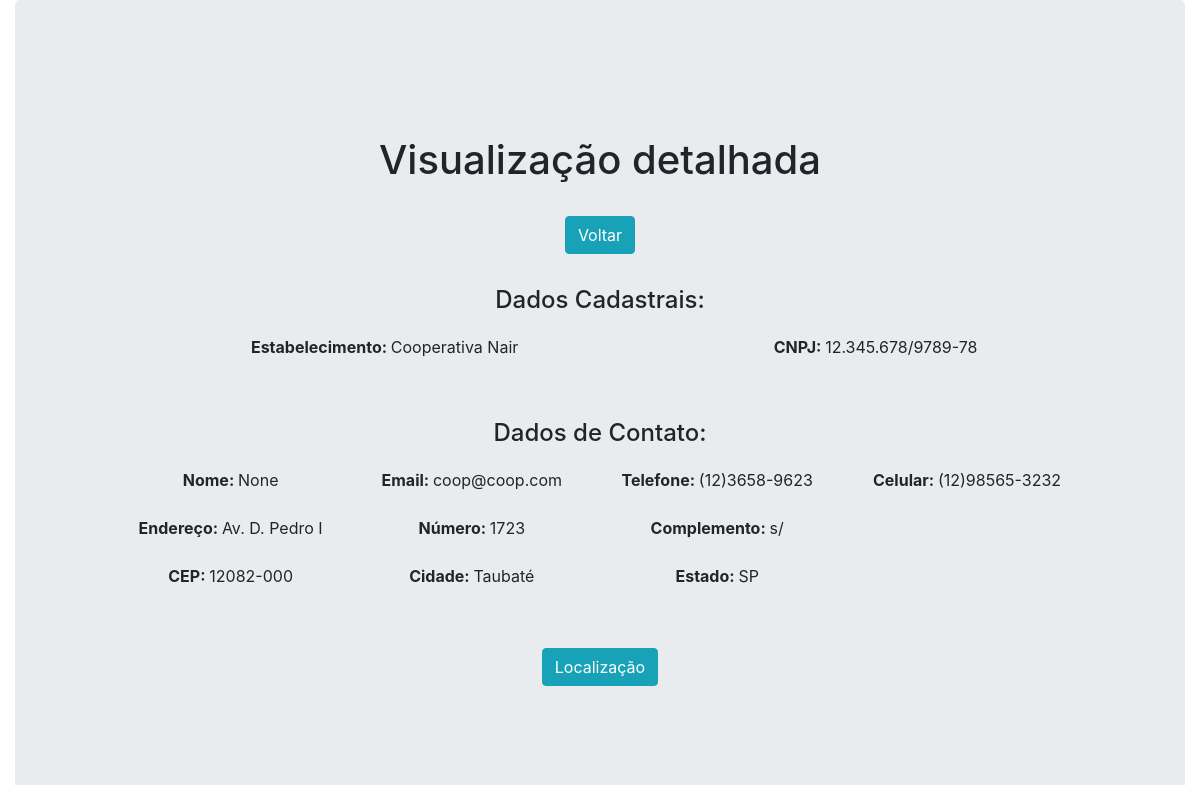
Screenshot of /view/2/ (signed in) with the database file from the repository.
### pji3g54app/models.py (models this page shows, shortened)
class Cadastro(models.Model):
    inputEmpresa = models.CharField(max_length=255, null=True, blank=True)
    inputCNPJ = models.CharField(max_length=18, null=True, blank=True)
    inputNome = models.CharField(max_length=255, null=True, blank=True)
    inputCPF = models.CharField(max_length=14, null=True, blank=True)
    inputEmail = models.EmailField(max_length=100, null=True, blank=True)
    inputTel = models.CharField(max_length=13, null=True, blank=True)
    inputCel = models.CharField(max_length=14, null=True, blank=True)
    inputAddress = models.CharField(max_length=255, null=True, blank=True)
    inputNumber = models.PositiveIntegerField(null=True, blank=True)
    inputAddress2 = models.CharField(max_length=100, null=True, blank=True)
    inputCEP = models.CharField(max_length=9, null=True, blank=True)
    inputCity = models.CharField(max_length=50, null=True, blank=True)
    inputEstado = models.CharField(max_length=20, null=True, blank=True)
    inputTipo = models.BooleanField(null=None, blank=None)
    inputPF = models.BooleanField(null=None, blank=None, default=False)

### pji3g54app/views.py (the view)
# urls.py: path('view/<int:pk>/', view, name='view'),
def view(request, pk):
    data = {}
    data['db'] = Cadastro.objects.get(pk=pk)
    return render(request, 'view.html', data)

### pji3g54app/templates/view.html (shortened to what this page needs)
<!DOCTYPE html>
{% extends 'main.html' %}
{% block content %}
    {% if request.user.is_authenticated %}
<div class="container col-12">
  <div class="jumbotron">
<div class="col-8 m-auto pt-2 pb-2 text-center">
      <h1>Visualização detalhada</h1>
  </div>
  <div class="col-8 m-auto pt-3 pb-2 text-center">
      <a href="/index" class="btn btn-info">Voltar</a>
  </div>
  <div class="table-responsive col-12 m-auto pt-4 pb-2 text-center">
      <table class="table table-borderless table-hover">
          <thead class="thead-light">
          <h4>Dados Cadastrais:</h4>
            <tbody>
            <tr>
              <td>
                  <strong>Estabelecimento: </strong>{{db.inputEmpresa}}</td>
              <td>
                  <strong>CNPJ: </strong>{{db.inputCNPJ}}</td>
            </tr>
            </tbody>
          </thead>
      </table>
  </div>
<div class="table-responsive col-12 m-auto pt-4 pb-2 text-center">
     <table class="table table-borderless table-hover">
       <thead class="thead-light">
          <tr>
              <h4>Dados de Contato:</h4>
              <td>
                  <strong>Nome: </strong>{{db.inputNome}}</td>
              <td>
                  <strong>Email: </strong>{{db.inputEmail}}</td>
              <td>
                  <strong>Telefone: </strong>{{db.inputTel}}</td>
              <td>
                  <strong>Celular: </strong>{{db.inputCel}}</td>
          </tr>
          <tr>
              <td>
                  <strong>Endereço: </strong>{{db.inputAddress}}</td>
              <td>
                  <strong>Número: </strong>{{db.inputNumber}}</td>
              <td>
                  <strong>Complemento: </strong>{{db.inputAddress2}}</td>
          </tr>
          <tr>
              <td>
                  <strong>CEP: </strong>{{db.inputCEP}}</td>
              <td>
                  <strong>Cidade: </strong>{{db.inputCity}}</td>
              <td>
                  <strong>Estado: </strong>{{db.inputEstado}}<br></td>
          </tr>
       </thead>
     </table>
</div>
    <div class="col-8 m-auto pt-4 pb-2 text-center">
        <a href="/vmoleo/{{db.inputCEP}}" class="btn btn-info">Localização</a>
    </div>
  </div>
</div>
{% else %}
<div class="col-8 m-auto pt-3 pb-3 text-center">
    <h1>Acesso Não Permitido</h1>
</div>
{% endif %}
{% endblock %}

### rows the page displays
Cadastro: inputEmpresa "Cooperativa Nair", inputCNPJ "12.345.678/9789-78", inputNome "None", inputEmail "coop@coop.com", inputTel "(12)3658-9623", inputCel "(12)98565-3232", inputAddress "Av. D. Pedro I", inputNumber "1723", inputAddress2 "s/", inputCEP "12082-000", inputCity "Taubaté", inputEstado "SP"
